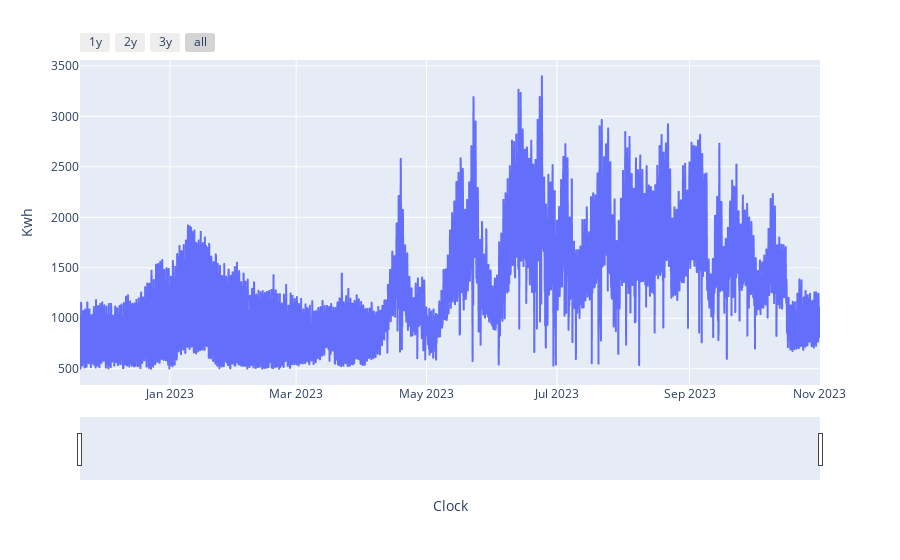

This figure's notebook cell:
### Code cell
sliderPlot(df1,'Kwh')

### Figure 1 — Plotly figure (JSON) as saved in the notebook; plotly's stock layout.template omitted (floating-point values rounded to 4 significant figures; data arrays with more than 128 entries replaced by an {"elided": "..."} marker saying what was removed)
{"data": [{"hovertemplate": "Clock=%{x}<br>Kwh=%{y}<extra></extra>", "legendgroup": "", "line": {"color": "#636efa", "dash": "solid"}, "marker": {"symbol": "circle"}, "mode": "lines", "name": "", "showlegend": false, "type": "scattergl", "x": {"elided": "7986 str values"}, "xaxis": "x", "y": {"elided": "7986 float values"}, "yaxis": "y"}], "layout": {"legend": {"tracegroupgap": 0}, "margin": {"t": 60}, "xaxis": {"anchor": "y", "domain": [0, 1], "rangeselector": {"buttons": [{"count": 1, "label": "1y", "step": "year", "stepmode": "backward"}, {"count": 2, "label": "2y", "step": "year", "stepmode": "backward"}, {"count": 3, "label": "3y", "step": "year", "stepmode": "backward"}, {"step": "all"}]}, "rangeslider": {"visible": true}, "title": {"text": "Clock"}}, "yaxis": {"anchor": "x", "domain": [0, 1], "title": {"text": "Kwh"}}}}
